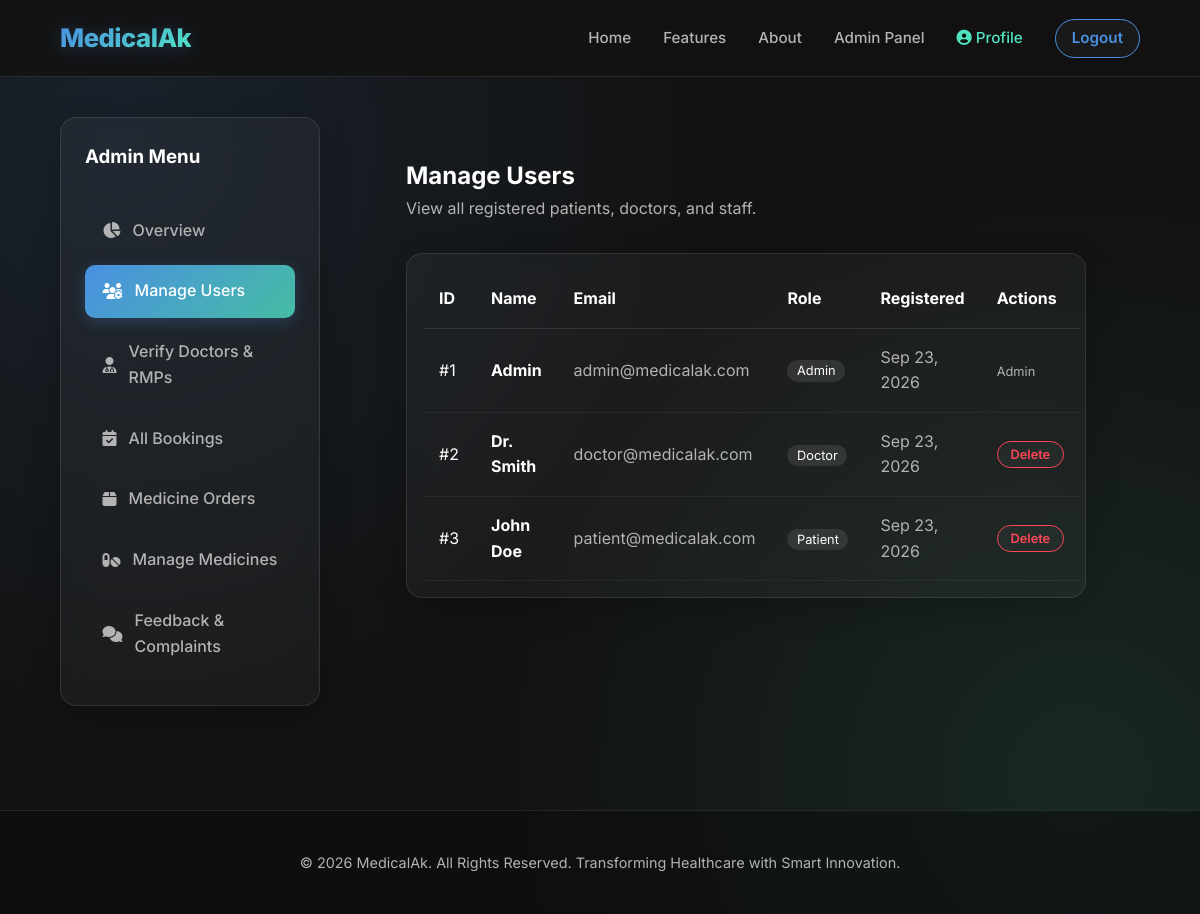
/admin_users.php (signed in), run on the app's committed database.
### tables this page shows
CREATE TABLE IF NOT EXISTS users (
    id INT AUTO_INCREMENT PRIMARY KEY,
    name VARCHAR(100) NOT NULL,
    email VARCHAR(100) UNIQUE NOT NULL,
    phone VARCHAR(15) NOT NULL,
    password VARCHAR(255) NOT NULL,
    role ENUM('patient', 'doctor', 'rmp', 'admin') DEFAULT 'patient',
    specialization VARCHAR(100) DEFAULT NULL,  
    latitude DECIMAL(10,8) DEFAULT NULL,  
    longitude DECIMAL(11,8) DEFAULT NULL,
    created_at TIMESTAMP DEFAULT CURRENT_TIMESTAMP
);

### admin_users.php (the view, shortened to what this page needs)
<?php
require_once 'config.php';
include 'includes/header.php';
$users = $conn->query("SELECT * FROM users ORDER BY created_at DESC");
?>
<div class="dashboard-layout">
    <aside class="sidebar glass-panel">
        <h3 style="margin-bottom: 2rem;">Admin Menu</h3>
        <ul class="sidebar-menu">
            <li><a href="admin_dashboard.php"><i class="fas fa-chart-pie"></i> Overview</a></li>
            <li><a href="admin_users.php" class="active"><i class="fas fa-users-cog"></i> Manage Users</a></li>
            <li><a href="admin_verify.php"><i class="fas fa-user-md"></i> Verify Doctors & RMPs</a></li>
            <li><a href="admin_bookings.php"><i class="fas fa-calendar-check"></i> All Bookings</a></li>
            <li><a href="admin_orders.php"><i class="fas fa-box"></i> Medicine Orders</a></li>
            <li><a href="admin_medicines.php"><i class="fas fa-pills"></i> Manage Medicines</a></li>
            <li><a href="admin_feedback.php"><i class="fas fa-comments"></i> Feedback & Complaints</a></li>
        </ul>
    </aside>
    <main class="dashboard-content">
        <h2>Manage Users</h2>
        <p style="color: var(--text-secondary); margin-bottom: 2rem;">View all registered patients, doctors, and staff.</p>
        <div class="glass-panel" style="overflow-x: auto; padding: 1rem;">
            <table style="width: 100%; text-align: left; border-collapse: collapse;">
                <thead>
                    <tr style="border-bottom: 1px solid var(--glass-border);">
                        <th style="padding: 1rem;">ID</th>
                        <th style="padding: 1rem;">Name</th>
                        <th style="padding: 1rem;">Email</th>
                        <th style="padding: 1rem;">Role</th>
                        <th style="padding: 1rem;">Registered</th>
                        <th style="padding: 1rem;">Actions</th>
                    </tr>
                </thead>
                <tbody>
                    <?php while($u = $users->fetch_assoc()): ?>
                        <tr style="border-bottom: 1px solid rgba(255,255,255,0.05);">
                            <td style="padding: 1rem;">#<?php echo $u['id']; ?></td>
                            <td style="padding: 1rem; font-weight: bold;"><?php echo htmlspecialchars($u['name']); ?></td>
                            <td style="padding: 1rem; color: var(--text-secondary);"><?php echo htmlspecialchars($u['email']); ?></td>
                            <td style="padding: 1rem;"><span style="text-transform: capitalize; background: rgba(255,255,255,0.1); padding: 0.2rem 0.6rem; border-radius: 12px; font-size: 0.8rem;"><?php echo $u['role']; ?></span></td>
                            <td style="padding: 1rem; color: var(--text-secondary);"><?php echo date('M d, Y', strtotime($u['created_at'])); ?></td>
                            <td style="padding: 1rem;">
                                <?php if($u['role'] !== 'admin'): ?>
                                    <form method="POST" style="display: inline;" onsubmit="return confirm('Delete user completely?');">
                                        <button type="submit" name="delete_user" class="btn btn-outline" style="border-color: #ff4757; color: #ff4757; font-size: 0.8rem; padding: 0.3rem 0.8rem;">Delete</button>
                                    </form>
                                <?php else: ?>
                                    <span style="color: var(--text-secondary); font-size: 0.8rem;">Admin</span>
                                <?php endif; ?>
                            </td>
                        </tr>
                    <?php endwhile; ?>
                </tbody>
            </table>
        </div>
    </main>
</div>
<?php include 'includes/footer.php'; ?>

### css/style.css (style rules this page uses)
:root { --primary-color: #4a90e2; --secondary-color: #50e3c2; --dark-bg: #121212; --darker-bg: #0a0a0a; --card-bg: rgba(255, 255, 255, 0.05); --text-primary: #ffffff; --text-secondary: #b3b3b3; --accent: #f5a623; --border-radius: 16px; --transition: all 0.3s cubic-bezier(0.16, 1, 0.3, 1); --glass-bg: rgba(255, 255, 255, 0.04); --glass-border: rgba(255, 255, 255, 0.1); --glass-glow: rgba(74, 144, 226, 0.15); }
*, *::before, *::after { margin: 0; padding: 0; box-sizing: border-box; }
body, input, button, select, textarea { font-family: 'Inter', -apple-system, BlinkMacSystemFont, sans-serif; }
.fas, .far, .fab, .fa, .feature-icon, i[class*="fa-"] { font-family: "Font Awesome 6 Free", "FontAwesome" !important; font-weight: 900; font-style: normal; }
html { scroll-behavior: smooth; width: 100%; max-width: 100%; overflow-x: hidden; }
body { background-color: var(--dark-bg); background-image: radial-gradient(circle at 10% 15%, rgba(74, 144, 226, 0.12) 0%, transparent 45%), radial-gradient(circle at 90% 85%, rgba(80, 227, 194, 0.10) 0%, transparent 45%); background-attachment: fixed; color: var(--text-primary); line-height: 1.6; min-height: 100vh; display: flex; flex-direction: column; width: 100%; max-width: 100%; overflow-x: hidden; }
.glass-panel { background: var(--glass-bg); backdrop-filter: blur(12px); -webkit-backdrop-filter: blur(12px); border: 1px solid var(--glass-border); border-radius: var(--border-radius); box-shadow: 0 8px 32px 0 rgba(0, 0, 0, 0.2); }
.btn { padding: 0.65rem 1.6rem; border-radius: 30px; border: none; font-weight: 600; cursor: pointer; transition: var(--transition); text-decoration: none; display: inline-flex; align-items: center; justify-content: center; gap: 0.5rem; text-align: center; max-width: 100%; white-space: nowrap; font-size: 0.95rem; }
.btn-outline { background: rgba(255, 255, 255, 0.03); border: 1px solid var(--primary-color); color: var(--primary-color); }
main { flex-grow: 1; padding: 2.5rem 5%; width: 100%; max-width: 1400px; margin: 0 auto; }
.dashboard-layout { display: flex; gap: 2rem; width: 100%; }
.sidebar { width: 260px; flex-shrink: 0; min-height: 70vh; padding: 1.5rem; }
.sidebar-menu { list-style: none; }
.sidebar-menu li { margin-bottom: 0.5rem; }
.sidebar-menu a { display: flex; align-items: center; gap: 0.75rem; padding: 0.85rem 1.1rem; color: var(--text-secondary); text-decoration: none; border-radius: 10px; transition: var(--transition); font-weight: 500; }
.sidebar-menu a:hover, .sidebar-menu a.active { background: linear-gradient(135deg, var(--primary-color), rgba(80, 227, 194, 0.8)); color: #fff; box-shadow: 0 4px 15px rgba(74, 144, 226, 0.25); }
.dashboard-content { flex: 1; min-width: 0; }

### data on the page
users: id "1", name "Admin", email "admin@medicalak.com", role "Admin", created_at "Sep 23, 2026"
users: id "2", name "Dr. Smith", email "doctor@medicalak.com", role "Doctor", created_at "Sep 23, 2026"
users: id "3", name "John Doe", email "patient@medicalak.com", role "Patient", created_at "Sep 23, 2026"
